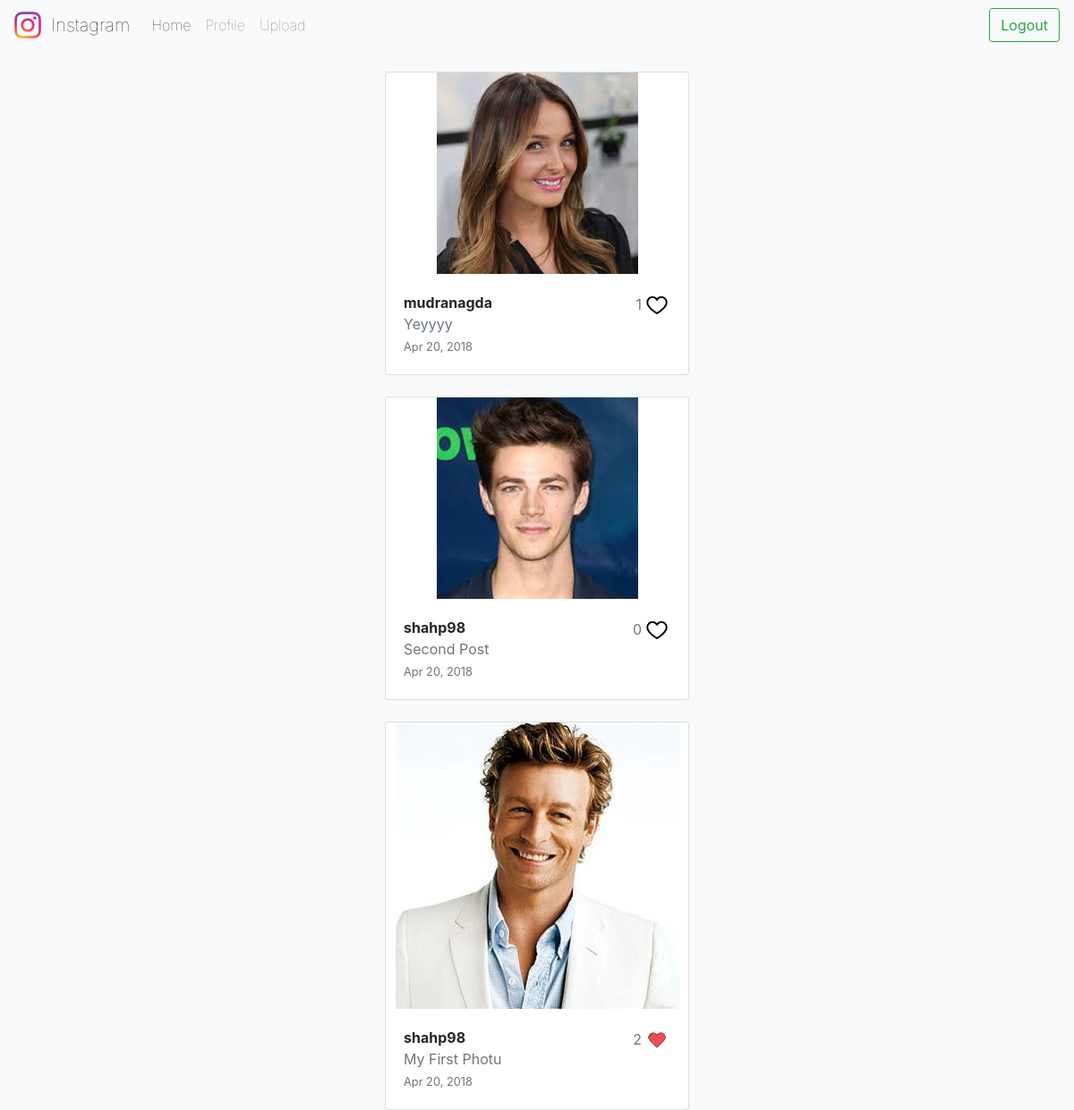
The page /app/home/ (signed in) on the database its author committed.
### fakinsta/project/models.py (models this page shows, shortened)
class Post(models.Model):
    author = models.ForeignKey(User, on_delete=models.CASCADE, related_name='post_written')
    caption = models.TextField(max_length=500)
    photo = models.FileField(upload_to=path)
    likes = models.ManyToManyField(User, related_name='posts_liked', blank=True)
    time = models.DateTimeField(default=datetime.now)

### fakinsta/project/views.py (the view)
# urls.py: path("home/", views.homePage, name="homepage"),
@login_required
def homePage(request):
    posts = Post.objects.exclude(author=request.user).order_by('-time')
    return render(request, 'project/homepage.html', {'posts': posts})

### fakinsta/project/templates/project/homepage.html (shortened to what this page needs)
<!doctype html>
<html lang="en">
<head>
    <link rel="stylesheet" href="https://maxcdn.bootstrapcdn.com/bootstrap/4.0.0/css/bootstrap.min.css">
</head>
<body>
    <nav class="navbar sticky-top navbar-expand-lg navbar-light bg-light">
        <a class="navbar-brand" href="{% url 'project:homepage' %}">
            <img src="../../static/project/img/InstagramLogo.png" width="30" height="30" class="d-inline-block align-top" alt="">
            &nbsp;Instagram
        </a>
        <div class="collapse navbar-collapse" id="navbarToggler">
            <ul class="navbar-nav mr-auto mt-2 mt-lg-0">
                <li class="nav-item active">
                    <a class="nav-link" href="{% url 'project:homepage' %}">Home<span class="sr-only">(current)</span></a>
                </li>
                <li class="nav-item">
                    <a class="nav-link" href="{% url 'project:profile' request.user.username %}">Profile</a>
                </li>
                <li class="nav-item">
                    <a class="nav-link" href="{% url 'project:uploadPost' %}">Upload</a>
                </li>
            </ul>
            <form class="form-inline my-2 my-lg-0" method="post" action="{% url 'project:logout' %}">
                <button class="btn btn-outline-success my-2 my-sm-0" type="submit" style="width: 100%">Logout</button>
            </form>
        </div>
    </nav>
    <div class="container-fluid">
        <div class = "row">
            <div class = "offset-xs-2 col-xs-8 offset-md-4 col-md-4">
                {% for post in posts %}
                <br/>
                <div class="card-deck">
                    <div class="card">
                        <a href="{% url 'project:detail' post.id %}">
                            <div class="card-img-top">
                                <img class="postImage" src="{{ post.photo.url }}" alt="Card image cap">
                            </div>
                        </a>
                        <div class="card-body">
                            <img class="like {% if request.user in post.likes.all %}liked{% endif %}" id="{{ post.id }}" src="../../static/project/img/{% if not request.user in post.likes.all %}InstagramLike.png{% else %}Liked.png{% endif %}" height="30px" width="30px" style="float: right">
                            <p class="text-muted likecount" style="float: right; margin-top: 2px;">{{ post.likes.count }}</p>
                            <a href="{% url 'project:profile' post.author.username %}"><p class="card-text" style="font-weight: bold">{{ post.author.username }}</p></a>
                            <span class="caption text-muted">{{ post.caption }}</span>
                            <p class="card-text"><small class="text-muted">{{ post.time|date:"M d, Y" }}</small></p>
                        </div>
                    </div>
                </div>
                {% endfor %}
            </div>
        </div>
    </div>
</body>
</html>

### fakinsta/project/templates/project/homepage.html (style rules this page uses)
.navbar { font-weight: lighter; }
.container-fluid { background-color: #f8f9fa !important; min-height: 91vh; }
.card-deck { margin: auto; }
.card { width: 100%; margin: auto; }
.card-img-top { min-height: 100%; min-width: 100%; max-height: 100%; min-width: 100%; text-align: center; display: inline-block; }
.postImage { width: auto; height: auto; max-width: 100%; max-height: 100%; vertical-align: middle; margin: 0 auto; }
.card-body a { text-decoration: none; color: #212529; }
.likecount { margin-right: 2px; }
.caption { padding-right: 30px; }

### rows shown on the page
Post: photo (picture), likes.count "1", author.username "mudranagda", caption "Yeyyyy", time "Apr 20, 2018"
Post: photo (picture), likes.count "0", author.username "shahp98", caption "Second Post", time "Apr 20, 2018"
Post: photo (picture), shows a picture, likes.count "2", author.username "shahp98", caption "My First Photu", time "Apr 20, 2018"
